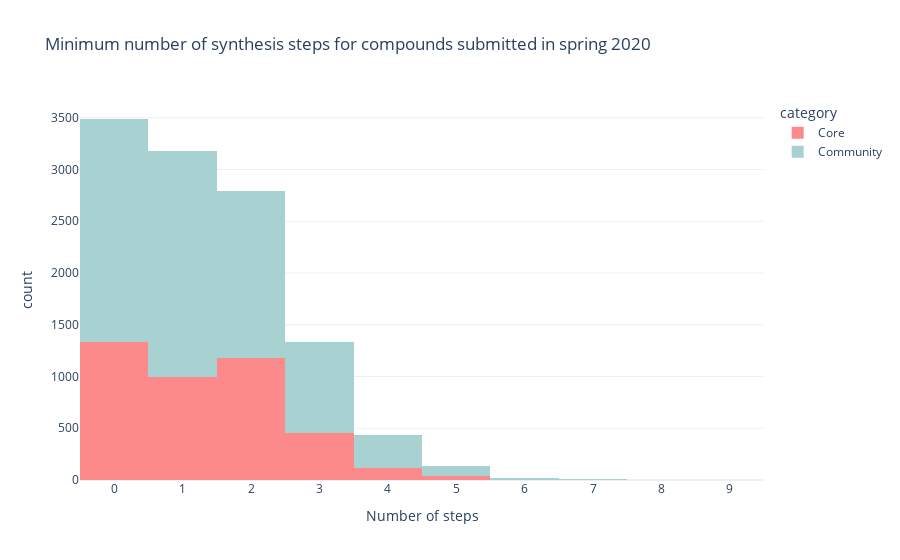

The code cell stored with this chart in its notebook:
### Code cell
import plotly.express as px

fig = px.histogram(moonshot,
                   template="plotly_white",
                   color='category',
                   x='postera_minNumSteps',
                   title='Minimum number of synthesis steps for compounds submitted in spring 2020',
                   color_discrete_map={'Core': '#FD8A8A', 'Community': '#A8D1D1', 'Prior SARS inhibitor': '#F1F7B5'}
                  )
fig.update_layout(xaxis=dict(title='Number of steps', dtick = 1),
                 )

fig.write_image("images/steps.jpg")
fig

### Figure 1 — Plotly figure (JSON) as saved in the notebook; plotly's stock layout.template omitted (floating-point values rounded to 4 significant figures; data arrays with more than 128 entries replaced by an {"elided": "..."} marker saying what was removed)
{"data": [{"alignmentgroup": "True", "bingroup": "x", "hovertemplate": "category=Core<br>postera_minNumSteps=%{x}<br>count=%{y}<extra></extra>", "legendgroup": "Core", "marker": {"color": "#FD8A8A", "pattern": {"shape": ""}}, "name": "Core", "offsetgroup": "Core", "orientation": "v", "showlegend": true, "type": "histogram", "x": {"elided": "4340 int values"}, "xaxis": "x", "yaxis": "y"}, {"alignmentgroup": "True", "bingroup": "x", "hovertemplate": "category=Community<br>postera_minNumSteps=%{x}<br>count=%{y}<extra></extra>", "legendgroup": "Community", "marker": {"color": "#A8D1D1", "pattern": {"shape": ""}}, "name": "Community", "offsetgroup": "Community", "orientation": "v", "showlegend": true, "type": "histogram", "x": {"elided": "9782 int values"}, "xaxis": "x", "yaxis": "y"}], "layout": {"autosize": true, "barmode": "relative", "legend": {"title": {"text": "category"}, "tracegroupgap": 0}, "title": {"text": "Minimum number of synthesis steps for compounds submitted in spring 2020"}, "xaxis": {"anchor": "y", "autorange": true, "domain": [0, 1], "dtick": 1, "range": [-0.5, 9.5], "title": {"text": "Number of steps"}, "type": "linear"}, "yaxis": {"anchor": "x", "autorange": true, "domain": [0, 1], "range": [0, 3672.0], "title": {"text": "count"}}}}
